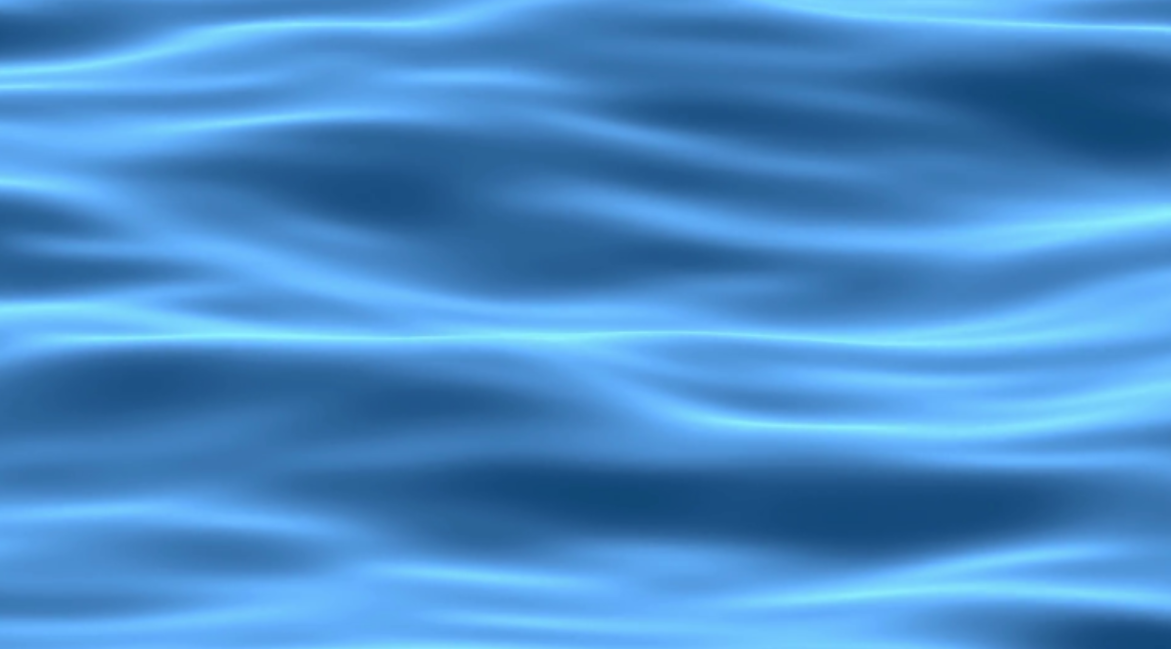
#> input picture data/vagues.png, 1171 x 649 px, found by its file name
$ python codec_final.py
#> lines starting #> are read from the running program, lines starting #| are printed output that depends on the picture
import matplotlib.pyplot as plt
from PIL import Image
import numpy as np
import math

Q = np.array([
    [16, 11, 10, 16, 24, 40, 51, 61],
    [12, 12, 14, 19, 26, 58, 60, 55],
    [14, 13, 16, 24, 40, 57, 69, 56],
    [14, 17, 22, 29, 51, 87, 80, 62],
    [18, 22, 37, 56, 68, 109, 103, 77],
    [24, 35, 55, 64, 81, 104, 113, 92],
    [49, 64, 78, 87, 103, 121, 120, 101],
    [72, 92, 95, 98, 112, 100, 103, 99]
])

P = np.zeros((8, 8))
for k in range(8):
    for i in range(8):
        C_k = np.sqrt(1 / 2) if k == 0 else 1
        P[k, i] = np.sqrt(2 / 8) * C_k * np.cos((np.pi / (2 * 8)) * (2 * i + 1) * k)

# [16 lines left out: function dct2, not called in this run]

def bruit(array, n):
    M = np.reshape(array, (8, 8))
    mask = np.fromfunction(lambda i, j: (i + j) > n, M.shape, dtype=int)
    M[mask] = 0
    return M


def tronc_arf(ar):
    x = np.shape(ar)[0]
    y = np.shape(ar)[1]
    x_coef = x//8
    y_coef = y//8
    x = 8*(x_coef)
    y = 8*(y_coef)
    tronc_ar = ar[0:x, 0:y, :]
    return tronc_ar

def compressU(ar, n=8):
    x = np.shape(ar)[0]
    y = np.shape(ar)[1]
    x_coef = x//8
    y_coef = y//8
    x = 8*(x_coef)
    y = 8*(y_coef)
    tronc_ar = ar[0:x, 0:y] #Tronquer l'image par des multiples de 8
    tronc_ar = tronc_ar - 128*np.ones((x, y)) #Mettre les valeurs de -128 à 127
    new_ar = np.zeros_like(tronc_ar)
    plt.imshow(tronc_ar)
    plt.show()

    for ind1 in range(0, x_coef): #Double boucle pour parcourir chaque bloc
        for ind2 in range(0, y_coef):
            ar_inter = tronc_ar[ind1*8:(ind1+1)*8, ind2*8:(ind2+1)*8] #Bloc d'image de 8*8
            #D = dct2(ar_inter)
            D = P@ar_inter@P.transpose()
            new_ar[ind1*8:(ind1+1)*8, ind2*8:(ind2+1)*8] = bruit(D/Q,n)

    tauxC = np.count_nonzero(new_ar) #Compte le nb de valeurs non nulles
    return new_ar, tauxC #+ 128*np.ones(x,y)

def compress(imgLink, n=8):
    tauxCFinal = 0
    img = Image.open(imgLink)
    plt.imshow(img)
    plt.show()
    ar = np.array(img)
    ar = tronc_arf(ar) #Tronquer l'image par des multiples de 8
    plt.imshow(ar)
    plt.show()
    plt.imshow(ar-128)
    plt.show()
    comp=np.zeros(np.shape(ar))
    for i in range(np.shape(ar)[2]): #Pour chaque couleur/transparence
        res, tauxC = compressU(ar[:, :, i], n) #Transformer la couleur en compressé
        comp[:, :, i] = res #Le rajouter à l'image finale
        tauxCFinal += tauxC
    plt.imshow(comp)
    plt.show()
    tauxCFinal = tauxCFinal/((np.count_nonzero(ar))*3)
    return comp, tauxCFinal


def decompressU(ar):
    x = np.shape(ar)[0]
    y = np.shape(ar)[1]
    x_coef = x//8
    y_coef = y//8
    x = 8*(x_coef)
    y = 8*(y_coef)
    tronc_ar = ar[0:x, 0:y] #Tronquer l'image par des multiples de 8
    final_array = np.zeros_like(tronc_ar)

    for ind1 in range(0, x_coef): #Double boucle pour parcourir chaque bloc
        for ind2 in range(0, y_coef):
            ar_inter = tronc_ar[ind1*8:(ind1+1)*8, ind2*8:(ind2+1)*8] #Bloc d'image de 8*8
            D_tilde = ar_inter*Q
            M = P.transpose()@D_tilde@P
            final_array[ind1*8:(ind1+1)*8, ind2*8:(ind2+1)*8] = M

    return final_array #+ 128*np.ones((x, y))

def decompress(ar, neg=0):
    decomp = np.zeros(np.shape(ar))
    for i in range(np.shape(ar)[2]):
        decomp[:, :, i] = decompressU(ar[:, :, i])
    if neg:
        return 1-decomp
    return decomp


imgLink = "./data/vagues.png"
img = Image.open(imgLink)
#> img is the input picture: PIL image 1171x649 RGB; mean R, G, B 73.4, 140.5, 201.6
ar = np.array(img)
new_ar, taux_de_compression = compress(imgLink, n=6)
#> the loop in compress, `for i in range(np.shape(ar)[2]):` made 3 passes
#> (tauxC, tauxCFinal) on passes 1 to 3: (331128, 331128), (331124, 662252), (331121, 993373)
#> pass 1, in compressU, `tronc_ar = tronc_ar - 128*np.ones((x, y))`:
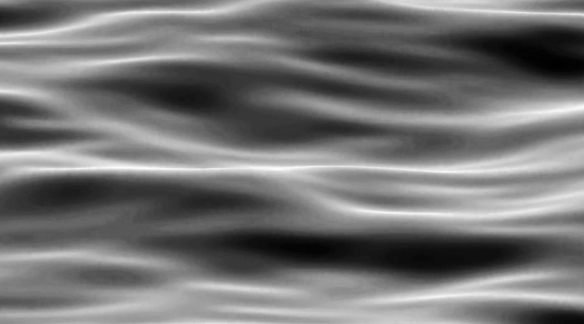
#> tronc_ar: shape (648, 1168) float64 (shown at 1/2 size); min -114, max 16, mean -54.64; drawn with min black and max white
#> pass 1, in compress, `res, tauxC = compressU(ar[:, :, i], n)`:
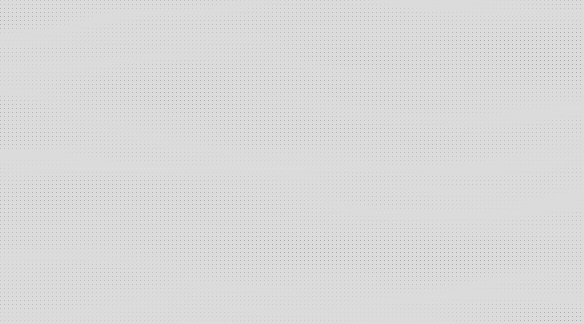
#> res: shape (648, 1168) float64 (shown at 1/2 size); min -56.52, max 9.01, mean -0.427; drawn with min black and max white
#> pass 2, in compressU (call 2), `plt.show()`:
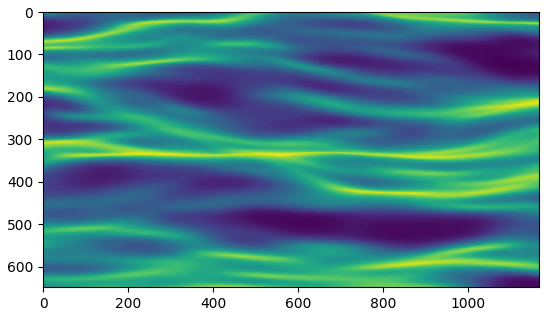
#> figure drawn by matplotlib, 1 panel
#> after the loop in compress, `for i in range(np.shape(ar)[2]):`:
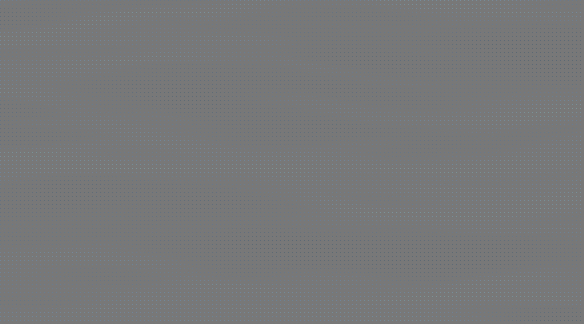
#> comp: shape (648, 1168, 3) float64 (shown at 1/2 size); mean R, G, B -0.4, 0.1, 0.6; drawn with min black and max white
#> after the loop in compress, `for i in range(np.shape(ar)[2]):`: tauxCFinal = 993373
#> in compress, `plt.show()`:
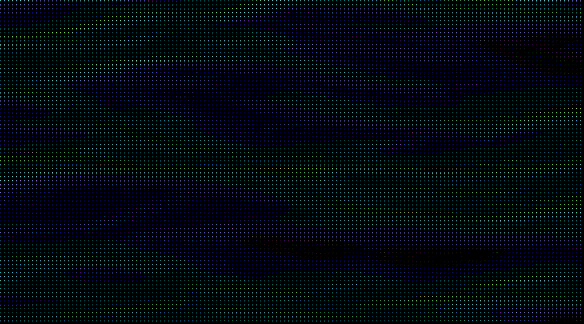
#> shown: shape (648, 1168, 3) float64 (shown at 1/2 size); mean R, G, B 0.0166, 0.0271, 0.0335
#> in compress, `tauxCFinal = tauxCFinal/((np.count_nonzero(ar))*3)`: tauxCFinal = 0.146
#> taux_de_compression = 0.146
final = decompress(new_ar, neg=0)
#> the loop in decompress, `for i in range(np.shape(ar)[2]):` made 3 passes
#> pass 3, in decompressU (call 3), `tronc_ar = ar[0:x, 0:y] #Tronquer l'image par des multiples de 8`:
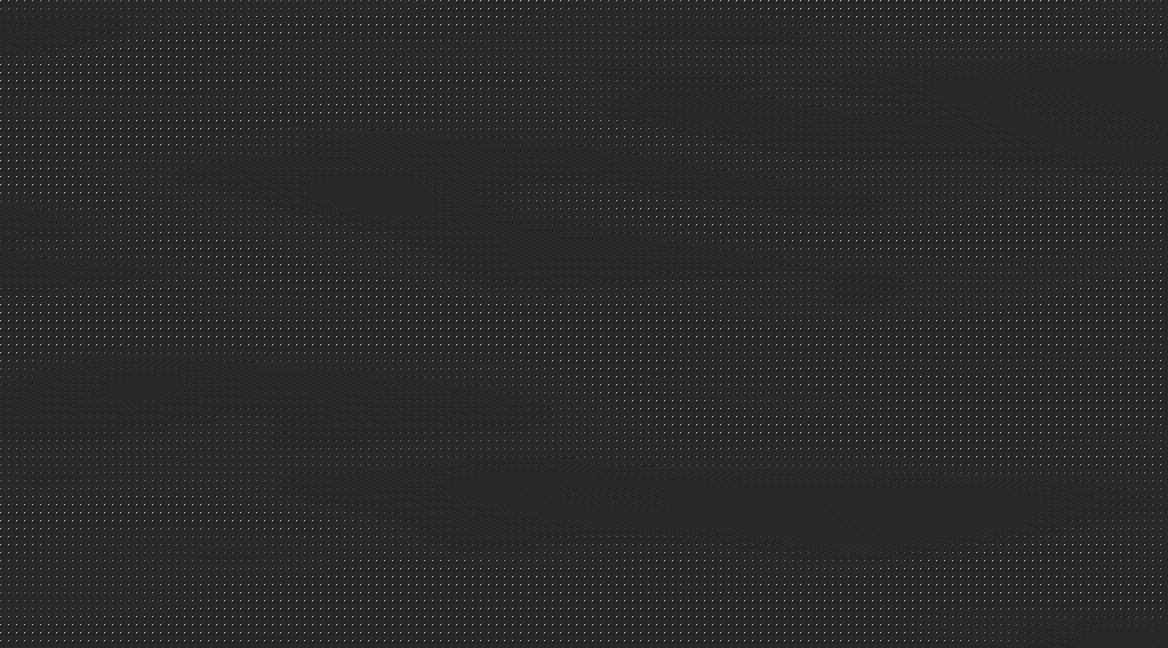
#> tronc_ar: shape (648, 1168) float64; min -12.18, max 63.12, mean 0.6; drawn with min black and max white
final = (final + np.ones_like(final)*128)/255
plt.imshow(final)
plt.text(0, 0, f"Le taux de compression est de {round((1-taux_de_compression)*100, 1)}%")
plt.show()


### Code pour L'erreur en fonction des frequences
### et le taux de compreesion en fonction des frequences
'''
frequencies = [0, 1, 2, 3, 4, 5, 6, 7, 8, 9, 10, 11, 12, 13, 14, 15, 16, 17]
imgLink = "../images/earth.png"
img = Image.open(imgLink)
ar = np.array(img)

tauxErr = []
tauxComp = []

for i in range(len(frequencies)):
    new_ar, taux_de_compression = compress(imgLink, n=frequencies[i])
    tauxComp.append(taux_de_compression)
    final = decompress(new_ar, neg=0)
    final = (final + np.ones_like(final)*128)/255
    err = np.linalg.norm(ar-final)
    tauxErr.append(err)

plt.plot(frequencies, tauxComp, marker='o', label="Compression" , linestyle='-', color="red")
plt.xlabel("Fréquence")
plt.ylabel("Taux de Compression")
plt.title("Taux de Compression en fonction de la Fréquence")
plt.legend()
plt.show()

plt.plot(frequencies, tauxErr, marker='o', label="Erreur" , linestyle='-', color="blue")
plt.xlabel("Fréquence")
plt.ylabel("Erreur")
plt.title("Erreur en fonction de la Fréquence")
plt.legend()
plt.show()
'''

$ run again, with data/pns_noisy.png copied over data/vagues.png
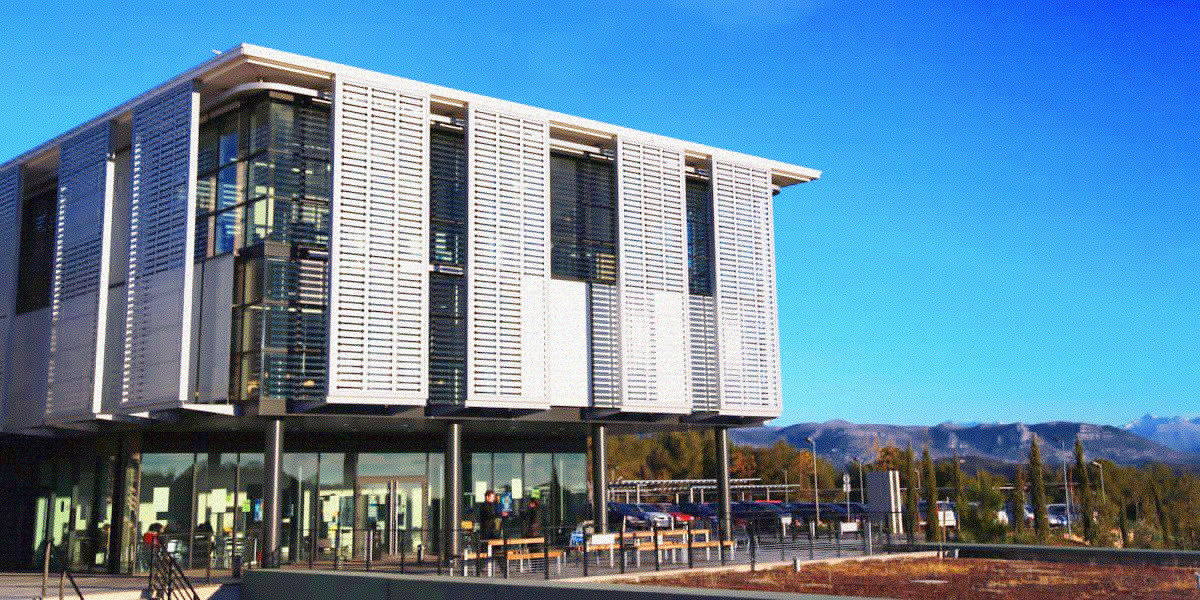
#> input picture data/pns_noisy.png, 1200 x 600 px, found by its file name
#> img is the input picture: PIL image 1200x600 RGBA; mean R, G, B, A 96.8, 133.3, 161.2, 255
#> the loop in compress, `for i in range(np.shape(ar)[2]):` made 4 passes
#> tauxCFinal on passes 1 to 4: 315000, 630000, 945000, 1260000
#> after the loop in compress, `for i in range(np.shape(ar)[2]):`:
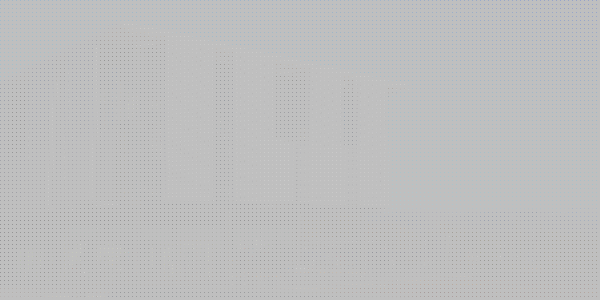
#> comp: shape (600, 1200, 4) float64 (shown at 1/2 size); mean R, G, B, A -0.2, 0, 0.3, 1; transparent parts drawn white
#> after the loop in compress, `for i in range(np.shape(ar)[2]):`: tauxCFinal = 1260000
#> in compress, `tauxCFinal = tauxCFinal/((np.count_nonzero(ar))*3)`: tauxCFinal = 0.148
#> after the loop in decompress, `for i in range(np.shape(ar)[2]):`:
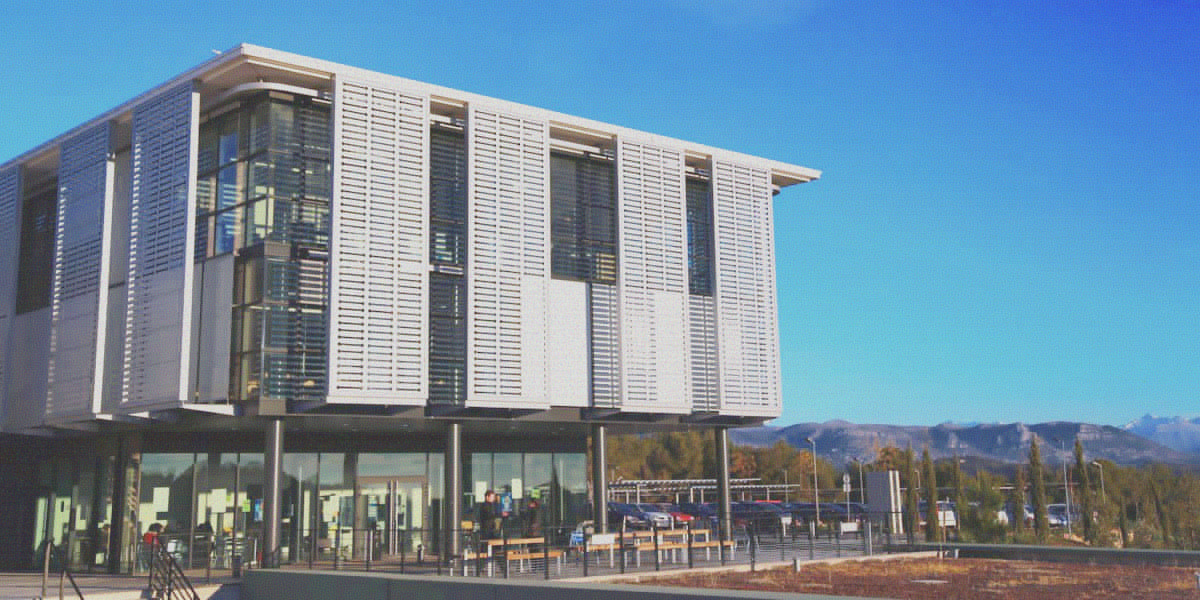
#> decomp: shape (600, 1200, 4) float64; mean R, G, B, A -31.2, 5.3, 33.2, 127; transparent parts drawn white

$ run again, with data/trefles.png copied over data/vagues.png
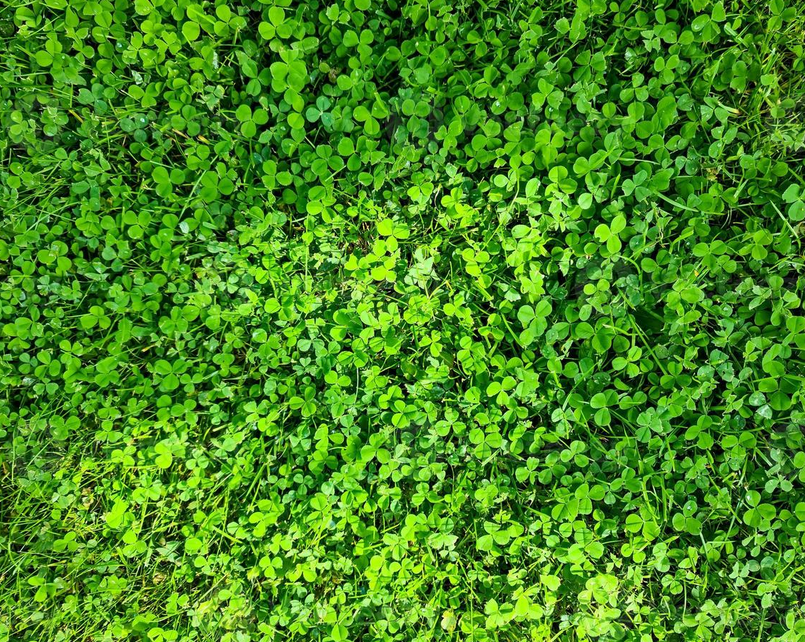
#> input picture data/trefles.png, 805 x 642 px, found by its file name
#> img is the input picture: PIL image 805x642 RGB; mean R, G, B 72.4, 137, 31.7
#> the loop in compress, `for i in range(np.shape(ar)[2]):` made 3 passes
#> tauxCFinal on passes 1 to 3: 224000, 448000, 672000
#> after the loop in compress, `for i in range(np.shape(ar)[2]):`: tauxCFinal = 672000
#> in compress, `plt.show()`:
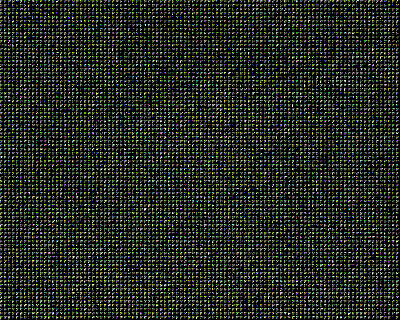
#> shown: shape (640, 800, 3) float64 (shown at 1/2 size); mean R, G, B 0.152, 0.163, 0.143
#> in compress, `tauxCFinal = tauxCFinal/((np.count_nonzero(ar))*3)`: tauxCFinal = 0.155
#> after the loop in decompress, `for i in range(np.shape(ar)[2]):`:
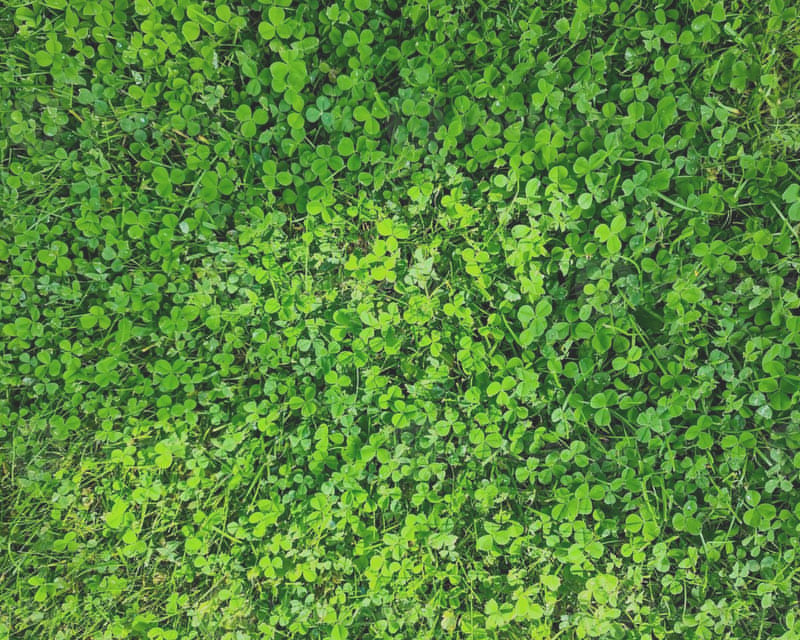
#> decomp: shape (640, 800, 3) float64; mean R, G, B -55.7, 9.1, -96.3; drawn with min black and max white
